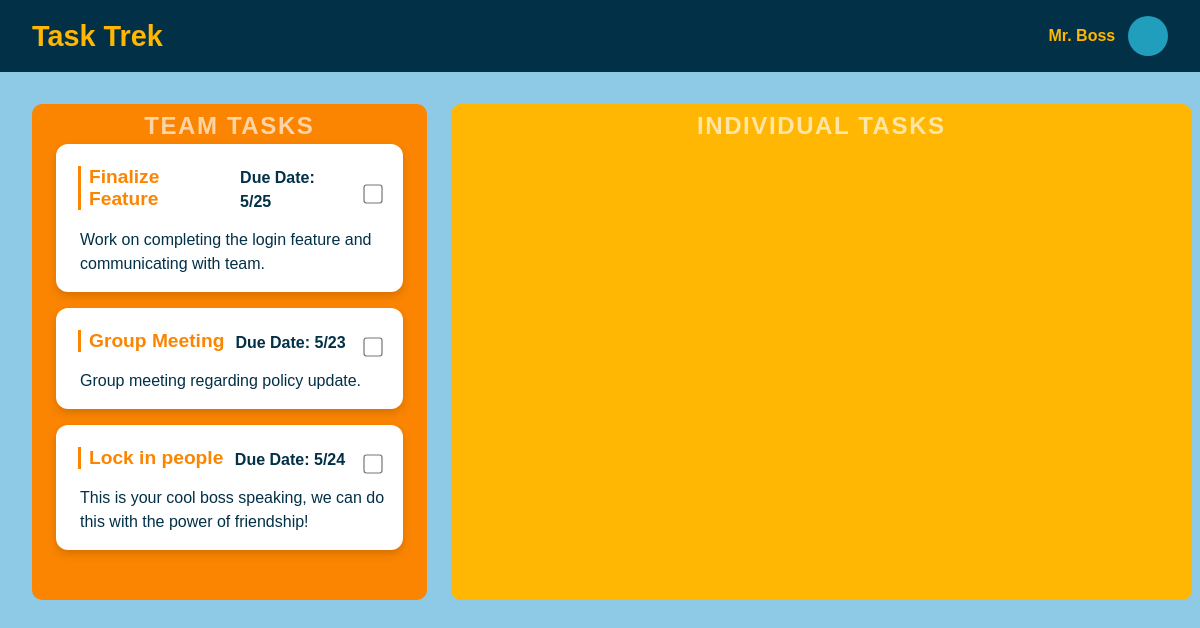
/user/3/, run on the app's committed database.
### tasktrek/models.py (models this page shows, shortened)
class Employee(models.Model):
    id = models.AutoField(primary_key=True)
    name = models.CharField(max_length = 64)
    is_admin = models.BooleanField(default=False)
    tasks = models.CharField(max_length = 64)
    username = models.CharField(max_length = 64, default="nousername")
    password = models.IntegerField(default = 11111)

class Task(models.Model):
    id = models.AutoField(primary_key = True)
    name = models.CharField(max_length = 32, default="...")
    description = models.CharField(max_length = 100)
    due_date = models.CharField(default = "")
    is_complete = models.CharField(default = "False")
    is_team = models.CharField(default="False")

### tasktrek/views.py (the view)
# urls.py: path('user/<int:employee_id>/', views.user, name="user"),
def user(request, employee_id):
    dataConnector = sqlite3.connect('db.sqlite3')
    cursor = dataConnector.cursor()
    cursor.execute("SELECT * FROM tasktrek_task WHERE is_team = ?", ["True"])
    group_tasks = cursor.fetchall()
    print("Look at my group tasks")
    print(group_tasks)
    print(type(group_tasks))
    clean_group_tasks = []
    for group_task in group_tasks:
        gt_entry = {}
        print(type(group_task))
        gt_entry['id'] = group_task[0]
        gt_entry['name'] = group_task[3]
        gt_entry['description'] = group_task[1]
        gt_entry['due_date'] = group_task[2]
        clean_group_tasks.append(gt_entry)
    print(clean_group_tasks)
    print("Look at my employee id")
    print(employee_id)
    cursor.execute("SELECT * FROM tasktrek_employee WHERE id = ?", [employee_id])
    employee_data = cursor.fetchone()
    print("Look at my employee data")
    print(employee_data)
    employee_tasks = employee_data[3]
    print("Look at my employees tasks...")
    print(employee_tasks)
    print(type(employee_tasks))
    if employee_tasks != "":
        clean_employee_tasks = employee_tasks.split(",")
        print("Look at my REAL employee tasks...")
        print(clean_employee_tasks)
        task_list = Task.objects.all()
        clean_task_list = []
        for task in task_list:
            copy_task = str(task)
            clean_task_list.append(copy_task.split("~"))
        print("Cleaned up task list")
        print(clean_task_list)
        task_array = []
        for a_task_id in clean_employee_tasks:
            for a_task in clean_task_list:
                if a_task_id == a_task[0]:
                    task_array.append(Task.objects.get(id=a_task_id))
        print("All tasks compiled!!!")
        print(type(task_array[0]))
        context = {
            'tasks' : task_array,
            'name' : employee_data[1],
            'group_tasks': clean_group_tasks
        }
        return render(request, "user.html", context)
    else:
        context = {
            'tasks' : "",
            'name' : employee_data[1],
            'group_tasks': clean_group_tasks
        }
        return render(request, "user.html", context)

### tasktrek/templates/user.html (shortened to what this page needs)
<!DOCTYPE html>
<html lang="en">
<head>
    {% load static %}
    <link rel="stylesheet" href="{% static 'css/styles.css' %}">
</head>
<body>
    <div class="header-bar">
        <h1>Task Trek</h1>
        <div class="user-info">
            <span class="user-name">{{name}}</span>
            <div class="profile-picture"></div>
        </div>
    </div>
    <div class="tasks-container">
        <div class="team-tasks">
            <div class="background-label">Team Tasks</div>
            {% if group_tasks == "" %}
            {% else %}
            {% for task in group_tasks %}
                <div class="task-card">
                    <div class="task-header">
                        <h3>{{ task.name }}</h3>
                        <p class="task-due-date"><strong>Due Date:</strong> {{ task.due_date }}</p>
                        <input type="checkbox" class="task-checkbox" {% if task.completed %}checked{% endif %}>
                    </div>
                    <p>{{ task.description }}</p>
                </div>
            {% endfor %}
            {% endif %}
        </div>
        <div class="individual-tasks">
            <div class="background-label">Individual Tasks</div>
        </div>
    </div>
</body>
</html>

### tasktrek/static/css/styles.css (style rules this page uses)
* { margin: 0; padding: 0; box-sizing: border-box; }
body { font-family: 'Arial', sans-serif; background-color: #8ecae6; color: white; padding: 0; }
.header-bar { background-color: #023047; padding: 1rem 2rem; display: flex; align-items: center; justify-content: space-between; color: white; }
.header-bar h1 { font-size: 1.8rem; font-weight: bold; color: #ffb703; }
.user-info { display: flex; align-items: center; }
.user-info .profile-picture { width: 40px; height: 40px; border-radius: 50%; background-color: #219ebc; margin-left: 0.8rem; }
.user-info .user-name { font-size: 1rem; font-weight: bold; color: #ffb703; }
.tasks-container { display: flex; padding: 2rem; gap: 1.5rem; }
.team-tasks { flex: 1; background-color: #fb8500; border-radius: 10px; padding: 1.5rem; position: relative; }
.individual-tasks { flex: 2; background-color: #ffb703; border-radius: 10px; padding: 1.5rem; position: relative; }
.background-label { position: absolute; top: 0.5rem; left: 50%; transform: translateX(-50%); font-size: 1.5rem; color: rgba(255, 255, 255, 0.65); text-transform: uppercase; font-weight: bold; letter-spacing: 0.1rem; }
.task-card { margin: 1rem 0; padding: 1rem; background: white; border-radius: 12px; box-shadow: 0 4px 8px rgba(0, 0, 0, 0.15); color: #023047; transition: transform 0.3s ease, box-shadow 0.3s ease; }
.task-card h3 { font-size: 1.2rem; margin-bottom: 0.7rem; padding-left: 0.5rem; border-left: 3px solid #fb8500; color: #fb8500; }
.task-card p { font-size: 1rem; padding-left: 0.5rem; margin-top: 0; color: #023047; line-height: 1.5; text-align: start; }
.tasks-container { display: flex; gap: 1.5rem; height: 70vh; overflow-y: auto; padding-right: 0.5rem; }
.task-header { display: flex; align-items: center; justify-content: space-between; padding: 0.375rem; }
.task-checkbox { width: 16px; height: 16px; margin-left: 1rem; transform: scale(1.2); cursor: pointer; accent-color: #fb8500; }
.task-card h3 { text-decoration: none; }
.task-due-date { font-size: 0.9rem; color: #555; margin-top: 0.5rem; margin-bottom: 0.5rem; font-weight: bold; }

### data on the page
Employee: name "Mr. Boss"
Task: name "Finalize Feature", due_date "5/25", description "Work on completing the login feature and communicating with team."
Task: name "Group Meeting", due_date "5/23", description "Group meeting regarding policy update."
Task: name "Lock in people", due_date "5/24", description "This is your cool boss speaking, we can do this with the power of friendship!"
